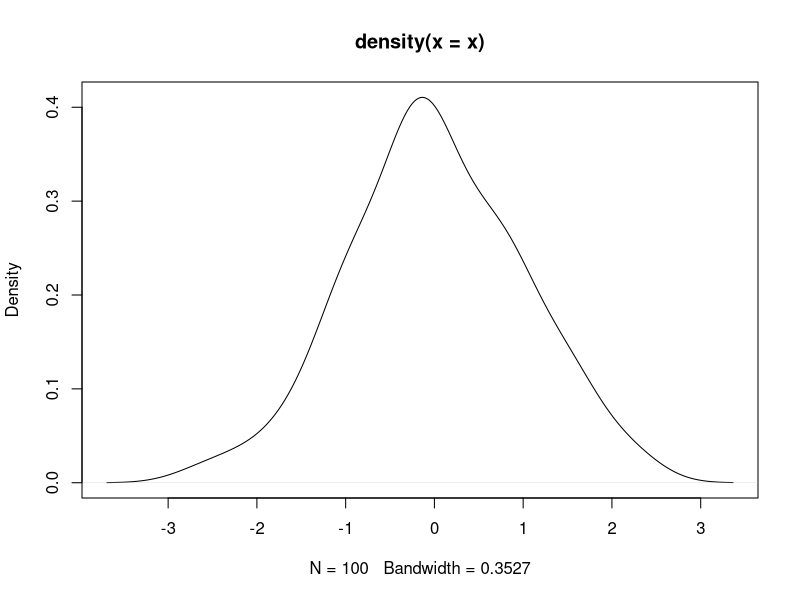

Write the R code that produced this figure.
## ---- chunk 1
knitr::opts_chunk$set(echo = TRUE)
## ---- chunk 2
# R code goes here
summary(mtcars)

x <- rnorm(100)  # random sample from normal distribution
dens <- density(x)    # calculate density


plot(dens)            # plot density
